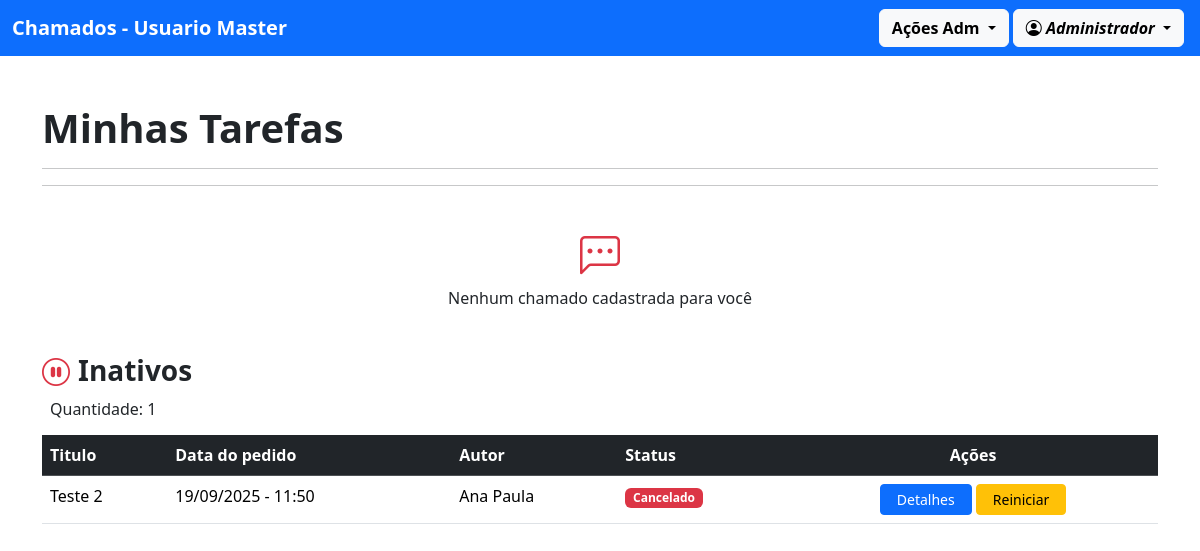
The app's page /ver_minhas_tarefas/ (signed in), older data.
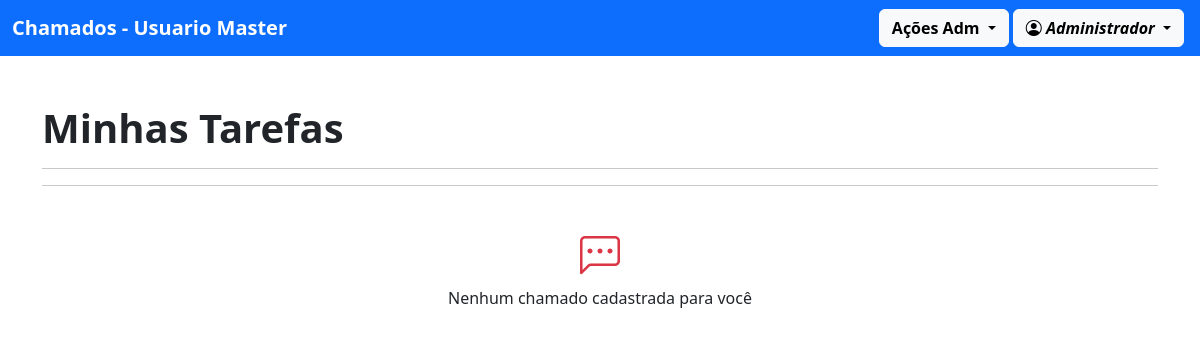
The same page, newer data.
### chamado/models.py (models this page shows, shortened)
class Chamado(models.Model):
    STATUS = (
        ('nao_iniciado', 'Não iniciado'),
        ('em_andamento', 'Em andamento'),
        ('finalizado', 'Finalizado'),
        ('cancelado', 'Cancelado'),
    )
    titulo = models.CharField(max_length=255)
    data = models.DateTimeField()
    status = models.CharField(max_length=20, choices=STATUS, default="nao_iniciado")
    descricao = models.TextField()
    autor = models.ForeignKey(Perfil, on_delete=models.CASCADE, related_name='autor')
    responsavel = models.ForeignKey(Perfil, on_delete=models.CASCADE, related_name='responsavel')
    class Meta:
        ordering = ["-data"]

### usuario/models.py (models this page shows)
class Perfil(models.Model):
    user = models.OneToOneField(User, on_delete=models.CASCADE)
    nome_completo = models.CharField(max_length=255)
    adm = models.BooleanField(default=False)
    def __str__(self):
        return f"{self.nome_completo}"
    class Meta:
        ordering = ["nome_completo"]

### chamado/views.py (the view)
# urls.py: path('ver_minhas_tarefas/', views.ver_minhas_tarefas, name="ver_minhas_tarefas"),
@login_required(login_url='/usuario/login/')
def ver_minhas_tarefas(request):
    perfil = get_object_or_404(Perfil, user=request.user)
    chamado = Chamado.objects.filter(responsavel=perfil.id)
    chamado_ativos = chamado.filter(status__in=['nao_iniciado', 'em_andamento'])
    chamado_inativos = chamado.filter(status__in=['cancelado', 'finalizado'])
    return render(request, 'adm/ver_minhas_tarefas.html', {'chamados_ativos': chamado_ativos, 'chamados_inativos': chamado_inativos})

### chamado/templates/adm/ver_minhas_tarefas.html (shortened to what the changed rows need)
{% extends "modelo.html" %}
{% block content %}
<h1 class="fw-bold">Minhas Tarefas</h1>
<hr>
{% if chamados_ativos|length != 0 %}
<div class="d-flex align-items-center mb-1">
    <i class="bi bi-lightning-charge-fill me-2 fs-3 text-warning"></i>
    <h3 class="fw-bold mb-0">Ativos</h3>
</div>
<h6 class="m-2 mb-3">Quantidade: {{ chamados_ativos|length }}</h6>
<table class="table table-hover">
    <thead class="table-dark">
        <tr>
            <th>Titulo</th>
            <th>Data do pedido</th>
            <th>Autor</th>
            <th>Status</th>
            <th class="text-center">Ações</th>
        </tr>
    </thead>
    <tbody>
        {% for i in chamados_ativos %}
        <tr>
            <td>{{i.titulo}}</td>
            <td>{{i.data|date:'d/m/Y - H:i'}}</td>
            <td>{{i.autor}}</td>
            <td>
                {% if i.status == 'em_andamento' %}
                <span class="badge bg-warning text-black">{{i.get_status_display}}</span>
                {% else %}
                <span class="badge bg-secondary">{{i.get_status_display}}</span>
                {% endif %}
            </td>
            <td class="text-center">
                <a href="{% url 'ver_detalhes' i.id%}" class="btn btn-sm btn-primary px-3">Detalhes</a>
                <div class="btn-group">
                    <button class="btn btn-sm btn-warning px-3">
                        <a href="{% url 'ifc' i.id 'em_andamento' %}" class="text-black text-decoration-none"
                            onclick="return confirmarIniciar('{{ i.titulo }}');">
                            Iniciar
                        </a>
                    </button>
                    <button class="btn btn-sm btn-success">
                        <a href="{% url 'ifc' i.id 'finalizado' %}" class="text-white text-decoration-none"
                            onclick="return confirmarFinalizar('{{ i.titulo }}');">
                            Finalizar
                        </a>
                    </button>
                    <button class="btn btn-sm btn-danger">
                        <a href="{% url 'ifc' i.id 'cancelado' %}" class="text-white text-decoration-none"
                            onclick="return confirmarCancelar('{{ i.titulo }}');">
                            Cancelar
                        </a>
                    </button>
                </div>
            </td>
        </tr>
        {% endfor %}
    </tbody>
</table>
{% else %}
<div class="text-center">
    <hr><br>
    <i class="bi bi-chat-left-dots fs-1 text-danger"></i>
    <p>Nenhum chamado cadastrada para você</p>
</div>
{% endif %}
<br>
{% if chamados_inativos|length != 0 %}
<div class="d-flex align-items-center mb-1">
    <i class="bi bi-pause-circle me-2 fs-3 text-danger"></i>
    <h3 class="fw-bold mb-0">Inativos</h3>
</div>
<h6 class="m-2 mb-3">Quantidade: {{ chamados_inativos|length }}</h6>
<table class="table table-hover">
    <thead class="table-dark">
        <tr>
            <th>Titulo</th>
            <th>Data do pedido</th>
            <th>Autor</th>
            <th>Status</th>
            <th class="text-center">Ações</th>
        </tr>
    </thead>
    <tbody>
        {% for i in chamados_inativos %}
        <tr>
            <td>{{i.titulo}}</td>
            <td>{{i.data|date:'d/m/Y - H:i'}}</td>
            <td>{{i.autor}}</td>
            <td>
                {% if i.status == 'finalizado' %}
                <span class="badge bg-success">{{i.get_status_display}}</span>
                {% elif i.status == 'cancelado' %}
                <span class="badge bg-danger">{{i.get_status_display}}</span>
                {% endif %}
            </td>
            <td class="text-center">
                <a href="{% url 'ver_detalhes' i.id%}" class="btn btn-sm btn-primary px-3">Detalhes</a>
                <button class="btn btn-sm btn-warning px-3">
                    <a href="{% url 'ifc' i.id 'em_andamento' %}" class="text-black text-decoration-none"
                        onclick="return confirmarReiniciar('{{ i.titulo }}');">
                        Reiniciar
                    </a>
                </button>
            </td>
        </tr>
        {% endfor %}
    </tbody>
</table>
{% endif %}
{% endblock %}

Row changes from the older to the newer data that the page shows:
no longer on this page (row edited): Chamado: titulo "Teste 2", data "19/09/2025 - 11:50", autor "Ana Paula", status "Cancelado"
Text that changed along with them:
{{ chamados_inativos|length }}: "1" → (not shown)
text no longer shown: "Inativos Quantidade: Titulo Data do pedido Autor Status Ações"
